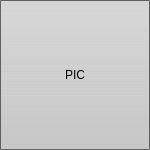
<?xml version="1.0" encoding="UTF-8"?>
<ui version="4.0">
 <class>sobjectGroupBox</class>
 <widget class="QGroupBox" name="sobjectGroupBox">
  <property name="geometry">
   <rect>
    <x>0</x>
    <y>0</y>
    <width>150</width>
    <height>150</height>
   </rect>
  </property>
  <property name="sizePolicy">
   <sizepolicy hsizetype="Fixed" vsizetype="Fixed">
    <horstretch>0</horstretch>
    <verstretch>0</verstretch>
   </sizepolicy>
  </property>
  <property name="minimumSize">
   <size>
    <width>150</width>
    <height>150</height>
   </size>
  </property>
  <property name="focusPolicy">
   <enum>Qt::ClickFocus</enum>
  </property>
  <property name="styleSheet">
   <string notr="true">#sobjectGroupBox {
	background: qlineargradient(x1: 0, y1: 0, x2: 0, y2: 1, stop: 0 rgba(175, 175, 175, 75), stop: 1 rgba(0, 0, 0, 30));
    border: 1px solid rgb(96, 96, 96);
    border-radius: 1px;
    padding: 0px 0px;
	margin-top: 5ex;
}

#sobjectGroupBox::title {
    subcontrol-origin: margin;
    subcontrol-position: top center;
    padding: 0 3px;
    background-color: transparent;
}</string>
  </property>
  <property name="alignment">
   <set>Qt::AlignHCenter|Qt::AlignTop</set>
  </property>
  <layout class="QVBoxLayout" stretch="1">
   <property name="spacing">
    <number>0</number>
   </property>
   <property name="margin">
    <number>0</number>
   </property>
   <item>
    <widget class="QLabel" name="picLabel">
     <property name="text">
      <string>PIC</string>
     </property>
     <property name="textFormat">
      <enum>Qt::RichText</enum>
     </property>
     <property name="alignment">
      <set>Qt::AlignCenter</set>
     </property>
    </widget>
   </item>
  </layout>
 </widget>
 <resources/>
 <connections/>
</ui>
